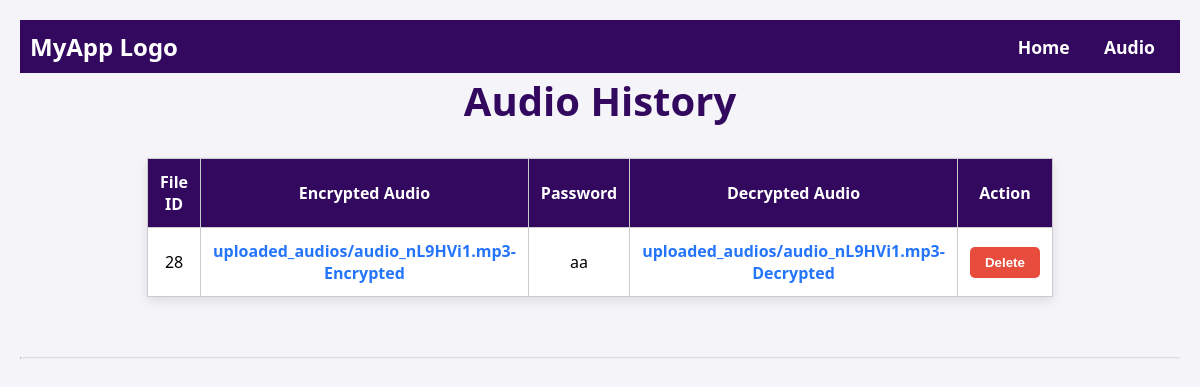
The app's page /audio_history/ with its own data.
### encryption/models.py (models this page shows, shortened)
class AudioUpload(models.Model):
    file = models.FileField(upload_to='uploaded_audios/', verbose_name="Original Audio File")  # File upload field
    password = models.CharField(max_length=100, default='default_password', verbose_name="Password for Encryption/Decryption")
    uploaded_at = models.DateTimeField(auto_now_add=True, verbose_name="Upload Timestamp")
    encrypted_audio = models.FileField(upload_to='encrypted_audios/', null=True, blank=True, verbose_name="Encrypted Audio File")
    decrypted_audio = models.FileField(upload_to='decrypted_audios/', null=True, blank=True, verbose_name="Decrypted Audio File")

### encryption/views.py (the view)
# urls.py: path('audio_history/', views.audio_history, name='audio_history'),  # Audio encryption/decryption history page
def audio_history(request):
    files = AudioUpload.objects.all()
    return render(request, 'audio_history.html', {'files': files})

### encryption/templates/audio_history.html (shortened to what this page needs)
<!DOCTYPE html>
<html lang="en">
<head>
</head>
<body>
    <nav>
        <div class="logo">MyApp Logo</div>
        <div>
            <a href="{% url 'landing' %}">Home</a>
            <a href="{% url 'audio_operations' %}">Audio</a>
        </div>
    </nav>
    <h1>Audio History</h1>
    <table>
        <thead>
            <tr>
                <th>File ID</th>
                <th>Encrypted Audio</th>
                <th>Password</th>
                <th>Decrypted Audio</th>
                <th>Action</th>
            </tr>
        </thead>
        <tbody>
            {% for file in files %}
                <tr>
                    <td>{{ file.id }}</td>
                    <td>
                        {% if file.encrypted_audio %}
                            <a href="{{ file.encrypted_audio.url }}" target="_blank">
                                {{ file.file.name }}-Encrypted
                            </a>
                        {% else %}
                            Not Encrypted
                        {% endif %}
                    </td>
                    <td>{{ file.password }}</td>
                    <td>
                        {% if file.decrypted_audio %}
                            <a href="{{ file.decrypted_audio.url }}" target="_blank">
                                {{ file.file.name }}-Decrypted
                            </a>
                        {% else %}
                            Not Decrypted
                        {% endif %}
                    </td>
                    <td>
                        <form method="POST" action="{% url 'delete_audio' file.id %}">
                            <button type="submit" onclick="return confirm('Are you sure you want to delete this file history?')">Delete</button>
                        </form>
                    </td>
                </tr>
            {% empty %}
                <tr>
                    <td colspan="5">No audio files found in history.</td>
                </tr>
            {% endfor %}
        </tbody>
    </table>
    <hr>
</body>
</html>

### encryption/templates/audio_history.html (style rules this page uses)
* { margin: 0; padding: 0; box-sizing: border-box; }
body { font-family: 'Segoe UI', Tahoma, Geneva, Verdana, sans-serif; background-color: #f4f4f9; display: flex; flex-direction: column; align-items: center; justify-content: flex-start; padding: 20px; }
h1 { color: #330960; font-size: 2.5rem; margin-bottom: 30px; }
table { width: 100%; max-width: 800px; margin-bottom: 30px; border-collapse: collapse; background-color: white; box-shadow: 0 4px 10px rgba(0, 0, 0, 0.1); }
th, td { padding: 12px; text-align: center; border: 1px solid #ccc; }
th { background-color: #330960; color: white; }
td a { color: #2575fc; text-decoration: none; font-weight: bold; }
td button { padding: 8px 15px; background-color: #e74c3c; color: white; border: none; border-radius: 5px; cursor: pointer; font-weight: bold; transition: background-color 0.3s ease; }
hr { width: 100%; border-top: 1px solid #ddd; margin: 30px 0; }
nav { background-color: #330960; padding: 10px 10px; display: flex; justify-content: space-between; align-items: center; color: white; width: 100%; }
nav a { color: white; text-decoration: none; margin: 0 15px; font-size: 1.1em; font-weight: bold; }
.logo { font-size: 1.5em; font-weight: bold; color: white; }

### records on screen
AudioUpload: id "28", file.name "uploaded_audios/audio_nL9HVi1.mp3", password "aa"
